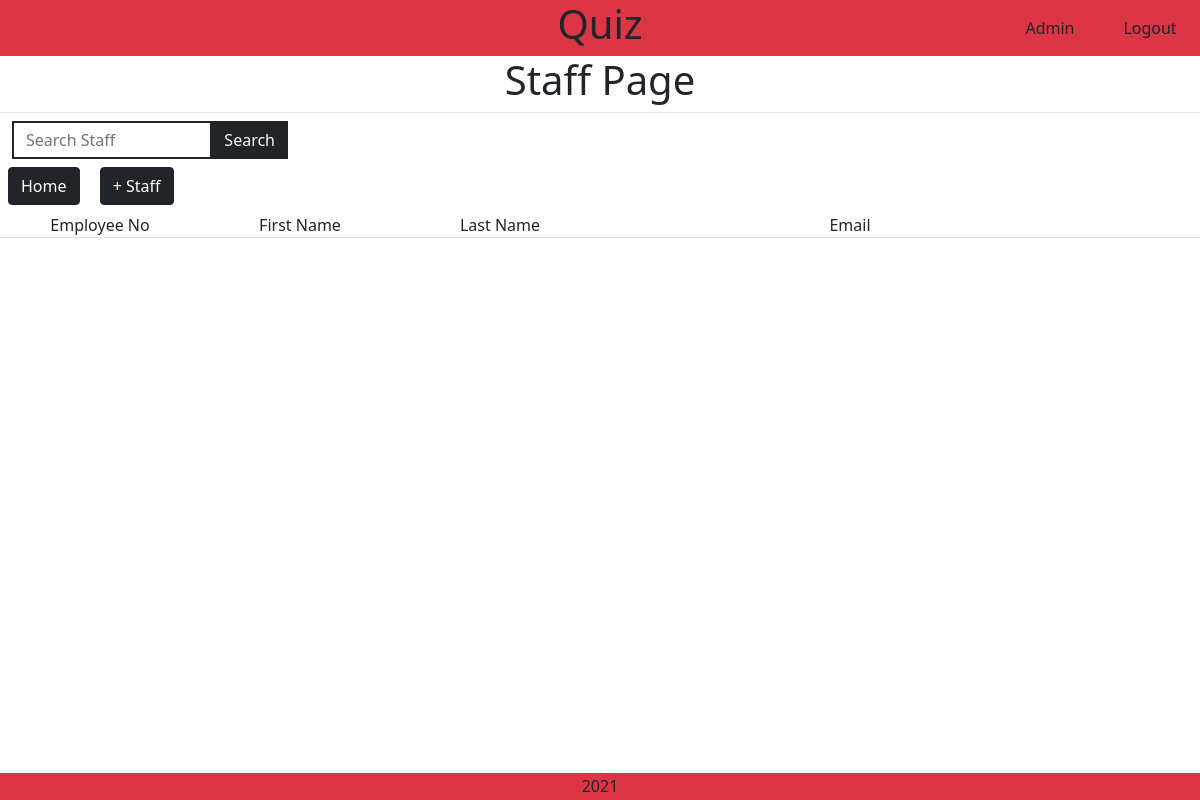
Page /staff/ (signed in) on the earlier database version.
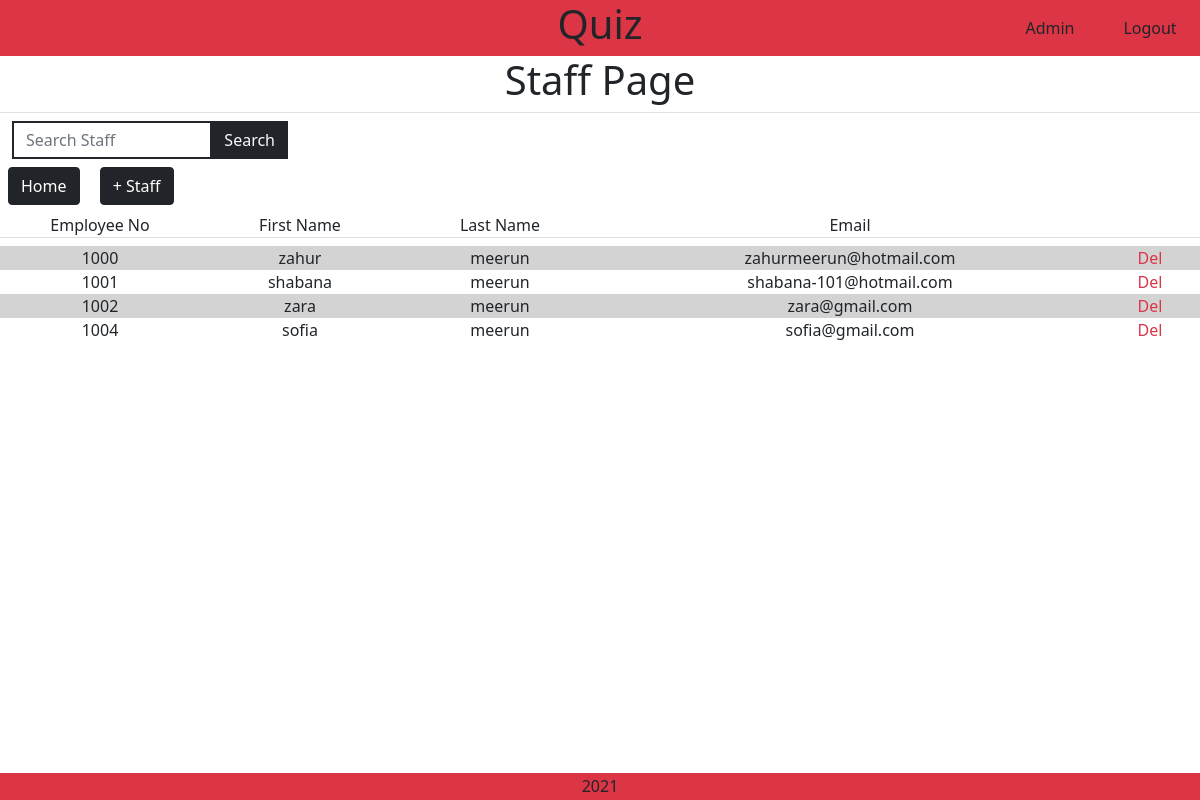
Same page on the later database version.
### staff/models.py (models this page shows, shortened)
class Staff(models.Model):
    class Meta:
        verbose_name_plural = "Staff"
    employee_number = models.IntegerField(unique=True)
    first_name = models.CharField(max_length=254)
    last_name = models.CharField(max_length=254)
    email_address = models.EmailField()

### staff/views.py (the view, shortened to what this page needs)
# urls.py: path('staff/', include('staff.urls')),
def staff(request):
    if not request.user.is_superuser:
        messages.error(request, 'Permision Denied!.')
        return redirect(reverse('home'))
    all_staff = Staff.objects.all().order_by('employee_number')
    context = {
        'all_staff': all_staff,
    }
    return render(request, 'staff/staff.html', context)

### staff/templates/staff/staff.html (shortened to what this page needs)
{% extends "base.html" %}
{% load static %}
{% block extra_css %}
    <link rel="stylesheet" href="{% static 'staff/css/staff.css' %}">
{% endblock %}
{% block content %}
    <div class="h1 text-center">Staff Page</div>
    <div class="row m-0 border-top d-flex justify-content-left">
        <div class="col-10 col-md-4 col-lg-3 mt-2">
            <form action="{% url 'staff' %}" method="GET" id="characterForm">
                <div class="input-group">
                    <input type="search" class="form-control custom-select rounded-0 border-2 border-dark" name="q" placeholder="Search Staff">
                    <button class="btn btn-outline-dark bg-dark text-light rounded-0 input-group-append ml-auto search-button" type="submit"><div class="text">Search</div></button>
                </div>
            </form>
        </div>
    </div>
    <a href="{% url 'home'%}" class="m-2 btn btn-dark textlight">Home</a>
    <a href="{% url 'add_staff' %}" class="m-2 btn btn-dark textlight">+ Staff</a>
    <div class="row m-0 text-center staff-text border-bottom mb-2">
        <div class="col-2">
            Employee No
        </div>
        <div class="col-2">
            First Name
        </div>
        <div class="col-2">
            Last Name
        </div>
        <div class="col-6 col-md-5">
            Email
        </div>
        <div class="d-none d-md-block col-md-1">
        </div>
    </div>
    <div class="row m-0 text-center staff-text">
        {% for staff in all_staff %}
            {% if forloop.counter|divisibleby:2 %}
                <div class="col-2">
                    {{ staff.employee_number}}
                </div>
                <div class="col-2">
                    {{ staff.first_name }}
                </div>
                <div class="col-2">
                    {{ staff.last_name }}
                </div>
                <div class="col-6 col-md-5">
                    {{ staff.email_address }}
                </div>
                <a href="{% url 'delete_staff' staff_id=staff.id %}" class="d-none d-md-block col-md-1 text-danger">
                    Del
                </a>
            {% else %}
                <div class="col-2 bg-secondary">
                    {{ staff.employee_number}}
                </div>
                <div class="col-2 bg-secondary">
                    {{ staff.first_name }}
                </div>
                <div class="col-2 bg-secondary">
                    {{ staff.last_name }}
                </div>
                <div class="col-6 col-md-5 bg-secondary">
                    {{ staff.email_address }}
                </div>
                <a href="{% url 'delete_staff' staff_id=staff.id %}" class="d-none d-md-block col-md-1 bg-secondary text-danger">
                    Del
                </a>
            {% endif %}
    {% endfor %}
    </div>
{% endblock %}

Differences in the rows shown:
added Staff: employee_number "1000", first_name "zahur", last_name "meerun", email_address "zahurmeerun@hotmail.com"
added Staff: employee_number "1001", first_name "shabana", last_name "meerun", email_address "shabana-101@hotmail.com"
added Staff: employee_number "1002", first_name "zara", last_name "meerun", email_address "zara@gmail.com"
added Staff: employee_number "1004", first_name "sofia", last_name "meerun", email_address "sofia@gmail.com"
